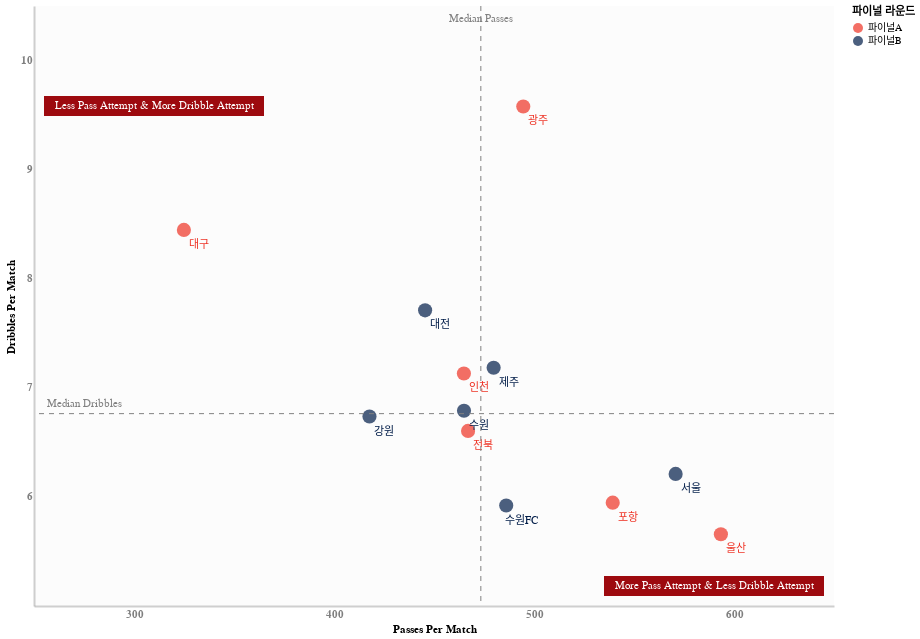

The code cell stored with this chart in its notebook:
### Code cell
base_chart = alt.Chart(temp_df2).transform_calculate(
    avg_pass = 'datum["패스 시도"]/38',
    avg_dri = 'datum["드리블 시도"]/38'
)


tot_chart = alt.layer(
    base_chart.mark_circle(size=200).encode(
        x=alt.X('avg_pass:Q').scale(domain=[250,650], bins=[300, 400, 500, 600]).title('Passes Per Match'),
        y=alt.Y('avg_dri:Q').scale(domain=[5,10.5], bins= [6,7,8,9,10]).axis(format = '0.0f').title('Dribbles Per Match'),
        color = alt.Color('split').scale(range=['#ee3224', '#001c48']).title('파이널 라운드')
    ),
    base_chart.mark_text(
        dx = 15, 
        dy = 15
    ).encode(
        x = alt.X('avg_pass:Q'),
        y = alt.Y('avg_dri:Q'),
        text= '구단',
        color = alt.Color('split').scale(range=['#ee3224', '#001c48'])
    ),
    base_chart.encode(x='med_pass:Q').mark_rule(
        stroke='gray',
        strokeDash=[5,5]
    ).transform_aggregate(
        med_pass = 'median(avg_pass)',
        med_dri = 'median(avg_dri)'
    ),
    base_chart.encode(y = 'med_dri:Q').mark_rule(
        stroke='gray',
        strokeDash=[5,5]
    ).transform_aggregate(
        med_pass = 'median(avg_pass)',
        med_dri = 'median(avg_dri)'
    ),
    base_chart.encode(
        x = 'med_pass:Q',
        y = alt.value(5),
        text = alt.value('Median Passes')
    ).mark_text(
        color='gray',
        dy = 8
    ).transform_aggregate(
        med_pass = 'median(avg_pass)',
    ),
    base_chart.encode(
        x = alt.value(50),
        y = 'med_dri:Q',
        text = alt.value('Median Dribbles')
    ).mark_text(
        dy = -10,
        color='gray'
    ).transform_aggregate(
        med_dri = 'median(avg_dri)'    
    ),
    alt.Chart().mark_rect(color = '#9D0A0F').encode(
        x = alt.value(10),
        x2 = alt.value(230),
        y = alt.value(110),
        y2 = alt.value(90),
        # color = 'red'
    ),
    alt.Chart().mark_text(color = 'white').encode(
        x = alt.value(120),
        y = alt.value(100),
        text = alt.value('Less Pass Attempt & More Dribble Attempt'),
    ),
    alt.Chart().mark_rect(color = '#9D0A0F').encode(
        x = alt.value(570),
        x2 = alt.value(790),
        y = alt.value(590),
        y2 = alt.value(570),
        # color = 'red'
    ),
    alt.Chart().mark_text(color = 'white').encode(
        x = alt.value(680),
        y = alt.value(580),
        text = alt.value('More Pass Attempt & Less Dribble Attempt'),
    )
)

tot_chart.properties(
    height = 600,
    width = 800,
    # title = alt.Title(text = 'Team Style Comparison', subtitle='2023 K League1')
).configure_axis(
    grid=False,
    ticks = False,
    domainWidth= 2,
    domainOpacity=0.4,
    labelFontSize=11,
    labelFont='Helvetica',
    labelFontStyle= 'bold',
    labelColor='gray'
).configure_view(
    stroke = None,
    fill = '#F6F6F6',
    opacity=0.3
)

### Figure 1 — Vega-Lite specification as saved in the notebook (floating-point values rounded to 4 significant figures)
{"config": {"view": {"continuousWidth": 300, "continuousHeight": 300, "fill": "#F6F6F6", "opacity": 0.3, "stroke": null}, "axis": {"domainOpacity": 0.4, "domainWidth": 2, "grid": false, "labelColor": "gray", "labelFont": "Helvetica", "labelFontSize": 11, "labelFontStyle": "bold", "ticks": false}}, "layer": [{"data": {"name": "data-742709b2e62bfb4c27b098a95fb52edb"}, "mark": {"type": "circle", "size": 200}, "encoding": {"color": {"field": "split", "scale": {"range": ["#ee3224", "#001c48"]}, "title": "파이널 라운드", "type": "nominal"}, "x": {"field": "avg_pass", "scale": {"domain": [250, 650], "bins": [300, 400, 500, 600]}, "title": "Passes Per Match", "type": "quantitative"}, "y": {"axis": {"format": "0.0f"}, "field": "avg_dri", "scale": {"domain": [5, 10.5], "bins": [6, 7, 8, 9, 10]}, "title": "Dribbles Per Match", "type": "quantitative"}}, "transform": [{"calculate": "datum[\"패스 시도\"]/38", "as": "avg_pass"}, {"calculate": "datum[\"드리블 시도\"]/38", "as": "avg_dri"}]}, {"data": {"name": "data-742709b2e62bfb4c27b098a95fb52edb"}, "mark": {"type": "text", "dx": 15, "dy": 15}, "encoding": {"color": {"field": "split", "scale": {"range": ["#ee3224", "#001c48"]}, "type": "nominal"}, "text": {"field": "구단", "type": "nominal"}, "x": {"field": "avg_pass", "type": "quantitative"}, "y": {"field": "avg_dri", "type": "quantitative"}}, "transform": [{"calculate": "datum[\"패스 시도\"]/38", "as": "avg_pass"}, {"calculate": "datum[\"드리블 시도\"]/38", "as": "avg_dri"}]}, {"data": {"name": "data-742709b2e62bfb4c27b098a95fb52edb"}, "mark": {"type": "rule", "stroke": "gray", "strokeDash": [5, 5]}, "encoding": {"x": {"field": "med_pass", "type": "quantitative"}}, "transform": [{"calculate": "datum[\"패스 시도\"]/38", "as": "avg_pass"}, {"calculate": "datum[\"드리블 시도\"]/38", "as": "avg_dri"}, {"aggregate": [{"op": "median", "field": "avg_pass", "as": "med_pass"}, {"op": "median", "field": "avg_dri", "as": "med_dri"}]}]}, {"data": {"name": "data-742709b2e62bfb4c27b098a95fb52edb"}, "mark": {"type": "rule", "stroke": "gray", "strokeDash": [5, 5]}, "encoding": {"y": {"field": "med_dri", "type": "quantitative"}}, "transform": [{"calculate": "datum[\"패스 시도\"]/38", "as": "avg_pass"}, {"calculate": "datum[\"드리블 시도\"]/38", "as": "avg_dri"}, {"aggregate": [{"op": "median", "field": "avg_pass", "as": "med_pass"}, {"op": "median", "field": "avg_dri", "as": "med_dri"}]}]}, {"data": {"name": "data-742709b2e62bfb4c27b098a95fb52edb"}, "mark": {"type": "text", "color": "gray", "dy": 8}, "encoding": {"text": {"value": "Median Passes"}, "x": {"field": "med_pass", "type": "quantitative"}, "y": {"value": 5}}, "transform": [{"calculate": "datum[\"패스 시도\"]/38", "as": "avg_pass"}, {"calculate": "datum[\"드리블 시도\"]/38", "as": "avg_dri"}, {"aggregate": [{"op": "median", "field": "avg_pass", "as": "med_pass"}]}]}, {"data": {"name": "data-742709b2e62bfb4c27b098a95fb52edb"}, "mark": {"type": "text", "color": "gray", "dy": -10}, "encoding": {"text": {"value": "Median Dribbles"}, "x": {"value": 50}, "y": {"field": "med_dri", "type": "quantitative"}}, "transform": [{"calculate": "datum[\"패스 시도\"]/38", "as": "avg_pass"}, {"calculate": "datum[\"드리블 시도\"]/38", "as": "avg_dri"}, {"aggregate": [{"op": "median", "field": "avg_dri", "as": "med_dri"}]}]}, {"data": {"name": "empty"}, "mark": {"type": "rect", "color": "#9D0A0F"}, "encoding": {"x": {"value": 10}, "x2": {"value": 230}, "y": {"value": 110}, "y2": {"value": 90}}}, {"data": {"name": "empty"}, "mark": {"type": "text", "color": "white"}, "encoding": {"text": {"value": "Less Pass Attempt & More Dribble Attempt"}, "x": {"value": 120}, "y": {"value": 100}}}, {"data": {"name": "empty"}, "mark": {"type": "rect", "color": "#9D0A0F"}, "encoding": {"x": {"value": 570}, "x2": {"value": 790}, "y": {"value": 590}, "y2": {"value": 570}}}, {"data": {"name": "empty"}, "mark": {"type": "text", "color": "white"}, "encoding": {"text": {"value": "More Pass Attempt & Less Dribble Attempt"}, "x": {"value": 680}, "y": {"value": 580}}}], "height": 600, "width": 800, "$schema": "https://vega.github.io/schema/vega-lite/v5.20.1.json", "datasets": {"data-742709b2e62bfb4c27b098a95fb52edb": [{"년도": 2023, "구단": "울산", "득점": 63, "도움": 40, "슈팅": 466, "유효 슈팅": 197, "블락된슈팅": 67, "벗어난슈팅": 202, "PA내 슈팅": 301, "PA외 슈팅": 165, "프리킥 슈팅": 8, "프리킥 유효슈팅": 5, "프리킥 크로스 시도": 45, "프리킥 크로스 성공": 12, "프리킥 크로스 성공%": 642, "오프사이드": 70, "코너킥": 217, "스로인": 742, "드리블 시도": 215, "드리블 성공": 74, "드리블 성공%": 34, "패스 시도": 22551, "패스 성공": 19800, "패스 성공%": 88, "키패스": 283, "전방패스 시도": 8589, "전방패스 성공": 6459, "전방패스 성공%": 75, "후방패스 시도": 5314, "후방패스 성공": 5150, "후방패스 성공%": 97, "횡패스 시도": 8648, "횡패스 성공": 8191, "횡패스 성공%": 95, "공격진영 패스 시도": 5088, "공격진영 패스 성공": 4290, "공격진영 패스 성공%": 84, "수비진영 패스 시도": 4899, "수비진영 패스 성공": 4216, "수비진영 패스 성공%": 86, "중앙진영 패스 시도": 12564, "중앙진영 패스 성공": 11294, "중앙진영 패스 성공%": 90, "롱패스 시도": 2110, "롱패스 성공": 1334, "롱패스 성공%": 63, "중거리패스 시도": 7766, "중거리패스 성공": 7054, "중거리패스 성공%": 91, "단거리패스 시도": 12675, "단거리패스 성공": 11412, "단거리패스 성공%": 90, "크로스 시도": 867, "크로스 성공": 189, "크로스 성공%": 22, "탈압박": 122, "경합 지상 시도": 501, "경합 지상 성공": 254, "경합 지상 성공%": 51, "경합 공중 시도": 1583, "경합 공중 성공": 804, "경합 공중 성공%": 51, "태클 시도": 861, "태클 성공": 281, "태클 성공%": 33, "클리어링": 1166, "인터셉트": 1177, "차단": 659, "획득": 2123, "블락": 646, "볼미스": 246, "파울": 374, "피파울": 377, "경고": 74, "퇴장": 0, "split": "파이널A"}, {"년도": 2023, "구단": "수원", "득점": 35, "도움": 22, "슈팅": 410, "유효 슈팅": 130, "블락된슈팅": 99, "벗어난슈팅": 181, "PA내 슈팅": 239, "PA외 슈팅": 171, "프리킥 슈팅": 18, "프리킥 유효슈팅": 10, "프리킥 크로스 시도": 45, "프리킥 크로스 성공": 16, "프리킥 크로스 성공%": 832, "오프사이드": 47, "코너킥": 143, "스로인": 780, "드리블 시도": 258, "드리블 성공": 98, "드리블 성공%": 38, "패스 시도": 17670, "패스 성공": 14697, "패스 성공%": 83, "키패스": 229, "전방패스 시도": 7372, "전방패스 성공": 5010, "전방패스 성공%": 68, "후방패스 시도": 3756, "후방패스 성공": 3615, "후방패스 성공%": 96, "횡패스 시도": 6542, "횡패스 성공": 6072, "횡패스 성공%": 93, "공격진영 패스 시도": 2836, "공격진영 패스 성공": 2194, "공격진영 패스 성공%": 77, "수비진영 패스 시도": 4887, "수비진영 패스 성공": 3963, "수비진영 패스 성공%": 81, "중앙진영 패스 시도": 9947, "중앙진영 패스 성공": 8540, "중앙진영 패스 성공%": 86, "롱패스 시도": 2161, "롱패스 성공": 1163, "롱패스 성공%": 54, "중거리패스 시도": 5944, "중거리패스 성공": 5216, "중거리패스 성공%": 88, "단거리패스 시도": 9565, "단거리패스 성공": 8318, "단거리패스 성공%": 87, "크로스 시도": 665, "크로스 성공": 133, "크로스 성공%": 20, "탈압박": 109, "경합 지상 시도": 506, "경합 지상 성공": 263, "경합 지상 성공%": 52, "경합 공중 시도": 1873, "경합 공중 성공": 911, "경합 공중 성공%": 49, "태클 시도": 867, "태클 성공": 278, "태클 성공%": 32, "클리어링": 1475, "인터셉트": 1097, "차단": 696, "획득": 2119, "블락": 651, "볼미스": 271, "파울": 398, "피파울": 420, "경고": 76, "퇴장": 2, "split": "파이널B"}, {"년도": 2023, "구단": "포항", "득점": 53, "도움": 36, "슈팅": 460, "유효 슈팅": 173, "블락된슈팅": 102, "벗어난슈팅": 185, "PA내 슈팅": 258, "PA외 슈팅": 202, "프리킥 슈팅": 9, "프리킥 유효슈팅": 2, "프리킥 크로스 시도": 64, "프리킥 크로스 성공": 21, "프리킥 크로스 성공%": 925, "오프사이드": 52, "코너킥": 142, "스로인": 767, "드리블 시도": 226, "드리블 성공": 77, "드리블 성공%": 34, "패스 시도": 20496, "패스 성공": 17648, "패스 성공%": 86, "키패스": 285, "전방패스 시도": 7923, "전방패스 성공": 5638, "전방패스 성공%": 71, "후방패스 시도": 4505, "후방패스 성공": 4377, "후방패스 성공%": 97, "횡패스 시도": 8068, "횡패스 성공": 7633, "횡패스 성공%": 95, "공격진영 패스 시도": 3242, "공격진영 패스 성공": 2601, "공격진영 패스 성공%": 80, "수비진영 패스 시도": 5475, "수비진영 패스 성공": 4582, "수비진영 패스 성공%": 84, "중앙진영 패스 시도": 11779, "중앙진영 패스 성공": 10465, "중앙진영 패스 성공%": 89, "롱패스 시도": 2437, "롱패스 성공": 1531, "롱패스 성공%": 63, "중거리패스 시도": 7743, "중거리패스 성공": 6980, "중거리패스 성공%": 90, "단거리패스 시도": 10316, "단거리패스 성공": 9137, "단거리패스 성공%": 89, "크로스 시도": 807, "크로스 성공": 197, "크로스 성공%": 24, "탈압박": 91, "경합 지상 시도": 549, "경합 지상 성공": 284, "경합 지상 성공%": 52, "경합 공중 시도": 1532, "경합 공중 성공": 764, "경합 공중 성공%": 50, "태클 시도": 870, "태클 성공": 278, "태클 성공%": 32, "클리어링": 1217, "인터셉트": 1222, "차단": 720, "획득": 2064, "블락": 737, "볼미스": 260, "파울": 387, "피파울": 430, "경고": 61, "퇴장": 3, "split": "파이널A"}, {"년도": 2023, "구단": "제주", "득점": 43, "도움": 23, "슈팅": 442, "유효 슈팅": 172, "블락된슈팅": 82, "벗어난슈팅": 188, "PA내 슈팅": 274, "PA외 슈팅": 168, "프리킥 슈팅": 17, "프리킥 유효슈팅": 2, "프리킥 크로스 시도": 69, "프리킥 크로스 성공": 24, "프리킥 크로스 성공%": 1100, "오프사이드": 76, "코너킥": 187, "스로인": 774, "드리블 시도": 273, "드리블 성공": 98, "드리블 성공%": 36, "패스 시도": 18233, "패스 성공": 15316, "패스 성공%": 84, "키패스": 243, "전방패스 시도": 7454, "전방패스 성공": 5112, "전방패스 성공%": 69, "후방패스 시도": 4022, "후방패스 성공": 3885, "후방패스 성공%": 97, "횡패스 시도": 6757, "횡패스 성공": 6319, "횡패스 성공%": 94, "공격진영 패스 시도": 3324, "공격진영 패스 성공": 2651, "공격진영 패스 성공%": 80, "수비진영 패스 시도": 4341, "수비진영 패스 성공": 3521, "수비진영 패스 성공%": 81, "중앙진영 패스 시도": 10568, "중앙진영 패스 성공": 9144, "중앙진영 패스 성공%": 87, "롱패스 시도": 2284, "롱패스 성공": 1288, "롱패스 성공%": 56, "중거리패스 시도": 6019, "중거리패스 성공": 5285, "중거리패스 성공%": 88, "단거리패스 시도": 9930, "단거리패스 성공": 8743, "단거리패스 성공%": 88, "크로스 시도": 857, "크로스 성공": 202, "크로스 성공%": 24, "탈압박": 148, "경합 지상 시도": 444, "경합 지상 성공": 213, "경합 지상 성공%": 48, "경합 공중 시도": 1742, "경합 공중 성공": 917, "경합 공중 성공%": 53, "태클 시도": 840, "태클 성공": 301, "태클 성공%": 36, "클리어링": 1309, "인터셉트": 1258, "차단": 654, "획득": 2152, "블락": 628, "볼미스": 289, "파울": 393, "피파울": 424, "경고": 73, "퇴장": 0, "split": "파이널B"}, {"년도": 2023, "구단": "전북", "득점": 45, "도움": 24, "슈팅": 449, "유효 슈팅": 153, "블락된슈팅": 89, "벗어난슈팅": 207, "PA내 슈팅": 278, "PA외 슈팅": 171, "프리킥 슈팅": 11, "프리킥 유효슈팅": 6, "프리킥 크로스 시도": 51, "프리킥 크로스 성공": 12, "프리킥 크로스 성공%": 683, "오프사이드": 52, "코너킥": 166, "스로인": 798, "드리블 시도": 251, "드리블 성공": 91, "드리블 성공%": 36, "패스 시도": 17747, "패스 성공": 14832, "패스 성공%": 84, "키패스": 261, "전방패스 시도": 7632, "전방패스 성공": 5321, "전방패스 성공%": 70, "후방패스 시도": 3563, "후방패스 성공": 3440, "후방패스 성공%": 97, "횡패스 시도": 6552, "횡패스 성공": 6071, "횡패스 성공%": 93, "공격진영 패스 시도": 3355, "공격진영 패스 성공": 2590, "공격진영 패스 성공%": 77, "수비진영 패스 시도": 4388, "수비진영 패스 성공": 3631, "수비진영 패스 성공%": 83, "중앙진영 패스 시도": 10004, "중앙진영 패스 성공": 8611, "중앙진영 패스 성공%": 86, "롱패스 시도": 2015, "롱패스 성공": 1111, "롱패스 성공%": 55, "중거리패스 시도": 6328, "중거리패스 성공": 5524, "중거리패스 성공%": 87, "단거리패스 시도": 9404, "단거리패스 성공": 8197, "단거리패스 성공%": 87, "크로스 시도": 791, "크로스 성공": 187, "크로스 성공%": 24, "탈압박": 102, "경합 지상 시도": 556, "경합 지상 성공": 279, "경합 지상 성공%": 50, "경합 공중 시도": 1952, "경합 공중 성공": 1021, "경합 공중 성공%": 52, "태클 시도": 864, "태클 성공": 281, "태클 성공%": 33, "클리어링": 1484, "인터셉트": 1135, "차단": 640, "획득": 2159, "블락": 719, "볼미스": 271, "파울": 451, "피파울": 355, "경고": 68, "퇴장": 1, "split": "파이널A"}, {"년도": 2023, "구단": "서울", "득점": 63, "도움": 28, "슈팅": 491, "유효 슈팅": 176, "블락된슈팅": 94, "벗어난슈팅": 221, "PA내 슈팅": 275, "PA외 슈팅": 216, "프리킥 슈팅": 13, "프리킥 유효슈팅": 9, "프리킥 크로스 시도": 59, "프리킥 크로스 성공": 21, "프리킥 크로스 성공%": 1292, "오프사이드": 51, "코너킥": 182, "스로인": 869, "드리블 시도": 236, "드리블 성공": 87, "드리블 성공%": 37, "패스 시도": 21691, "패스 성공": 18975, "패스 성공%": 88, "키패스": 288, "전방패스 시도": 8654, "전방패스 성공": 6522, "전방패스 성공%": 75, "후방패스 시도": 5016, "후방패스 성공": 4869, "후방패스 성공%": 97, "횡패스 시도": 8021, "횡패스 성공": 7584, "횡패스 성공%": 95, "공격진영 패스 시도": 3828, "공격진영 패스 성공": 3164, "공격진영 패스 성공%": 83, "수비진영 패스 시도": 5651, "수비진영 패스 성공": 4847, "수비진영 패스 성공%": 86, "중앙진영 패스 시도": 12212, "중앙진영 패스 성공": 10964, "중앙진영 패스 성공%": 90, "롱패스 시도": 2024, "롱패스 성공": 1215, "롱패스 성공%": 60, "중거리패스 시도": 8238, "중거리패스 성공": 7492, "중거리패스 성공%": 91, "단거리패스 시도": 11429, "단거리패스 성공": 10268, "단거리패스 성공%": 90, "크로스 시도": 908, "크로스 성공": 214, "크로스 성공%": 24, "탈압박": 90, "경합 지상 시도": 464, "경합 지상 성공": 266, "경합 지상 성공%": 57, "경합 공중 시도": 1573, "경합 공중 성공": 776, "경합 공중 성공%": 49, "태클 시도": 761, "태클 성공": 252, "태클 성공%": 33, "클리어링": 1318, "인터셉트": 1099, "차단": 673, "획득": 2053, "블락": 769, "볼미스": 250, "파울": 368, "피파울": 344, "경고": 66, "퇴장": 1, "split": "파이널B"}, {"년도": 2023, "구단": "대전", "득점": 56, "도움": 41, "슈팅": 392, "유효 슈팅": 146, "블락된슈팅": 84, "벗어난슈팅": 162, "PA내 슈팅": 217, "PA외 슈팅": 175, "프리킥 슈팅": 15, "프리킥 유효슈팅": 2, "프리킥 크로스 시도": 67, "프리킥 크로스 성공": 21, "프리킥 크로스 성공%": 1019, "오프사이드": 48, "코너킥": 161, "스로인": 786, "드리블 시도": 293, "드리블 성공": 100, "드리블 성공%": 34, "패스 시도": 16931, "패스 성공": 13741, "패스 성공%": 81, "키패스": 240, "전방패스 시도": 7428, "전방패스 성공": 4804, "전방패스 성공%": 65, "후방패스 시도": 3753, "후방패스 성공": 3612, "후방패스 성공%": 96, "횡패스 시도": 5750, "횡패스 성공": 5325, "횡패스 성공%": 93, "공격진영 패스 시도": 3221, "공격진영 패스 성공": 2552, "공격진영 패스 성공%": 79, "수비진영 패스 시도": 4188, "수비진영 패스 성공": 3146, "수비진영 패스 성공%": 75, "중앙진영 패스 시도": 9522, "중앙진영 패스 성공": 8043, "중앙진영 패스 성공%": 85, "롱패스 시도": 2397, "롱패스 성공": 1212, "롱패스 성공%": 51, "중거리패스 시도": 5540, "중거리패스 성공": 4794, "중거리패스 성공%": 87, "단거리패스 시도": 8994, "단거리패스 성공": 7735, "단거리패스 성공%": 86, "크로스 시도": 811, "크로스 성공": 175, "크로스 성공%": 22, "탈압박": 97, "경합 지상 시도": 465, "경합 지상 성공": 209, "경합 지상 성공%": 45, "경합 공중 시도": 2047, "경합 공중 성공": 1014, "경합 공중 성공%": 50, "태클 시도": 960, "태클 성공": 331, "태클 성공%": 35, "클리어링": 1521, "인터셉트": 1246, "차단": 719, "획득": 2302, "블락": 736, "볼미스": 286, "파울": 443, "피파울": 387, "경고": 73, "퇴장": 1, "split": "파이널B"}, {"년도": 2023, "구단": "대구", "득점": 42, "도움": 30, "슈팅": 424, "유효 슈팅": 147, "블락된슈팅": 92, "벗어난슈팅": 185, "PA내 슈팅": 260, "PA외 슈팅": 164, "프리킥 슈팅": 13, "프리킥 유효슈팅": 3, "프리킥 크로스 시도": 64, "프리킥 크로스 성공": 18, "프리킥 크로스 성공%": 687, "오프사이드": 48, "코너킥": 153, "스로인": 731, "드리블 시도": 321, "드리블 성공": 92, "드리블 성공%": 29, "패스 시도": 12348, "패스 성공": 9665, "패스 성공%": 78, "키패스": 269, "전방패스 시도": 6162, "전방패스 성공": 3968, "전방패스 성공%": 64, "후방패스 시도": 2259, "후방패스 성공": 2157, "후방패스 성공%": 96, "횡패스 시도": 3927, "횡패스 성공": 3540, "횡패스 성공%": 90, "공격진영 패스 시도": 2282, "공격진영 패스 성공": 1803, "공격진영 패스 성공%": 79, "수비진영 패스 시도": 3735, "수비진영 패스 성공": 2712, "수비진영 패스 성공%": 73, "중앙진영 패스 시도": 6331, "중앙진영 패스 성공": 5150, "중앙진영 패스 성공%": 81, "롱패스 시도": 1953, "롱패스 성공": 1037, "롱패스 성공%": 53, "중거리패스 시도": 3979, "중거리패스 성공": 3314, "중거리패스 성공%": 83, "단거리패스 시도": 6416, "단거리패스 성공": 5314, "단거리패스 성공%": 83, "크로스 시도": 708, "크로스 성공": 182, "크로스 성공%": 26, "탈압박": 72, "경합 지상 시도": 578, "경합 지상 성공": 286, "경합 지상 성공%": 50, "경합 공중 시도": 1759, "경합 공중 성공": 894, "경합 공중 성공%": 51, "태클 시도": 990, "태클 성공": 307, "태클 성공%": 31, "클리어링": 1429, "인터셉트": 1057, "차단": 715, "획득": 2030, "블락": 754, "볼미스": 264, "파울": 444, "피파울": 397, "경고": 81, "퇴장": 2, "split": "파이널A"}, {"년도": 2023, "구단": "인천", "득점": 46, "도움": 34, "슈팅": 425, "유효 슈팅": 146, "블락된슈팅": 79, "벗어난슈팅": 200, "PA내 슈팅": 250, "PA외 슈팅": 175, "프리킥 슈팅": 12, "프리킥 유효슈팅": 2, "프리킥 크로스 시도": 39, "프리킥 크로스 성공": 5, "프리킥 크로스 성공%": 300, "오프사이드": 46, "코너킥": 192, "스로인": 784, "드리블 시도": 271, "드리블 성공": 103, "드리블 성공%": 38, "패스 시도": 17668, "패스 성공": 14615, "패스 성공%": 83, "키패스": 244, "전방패스 시도": 7495, "전방패스 성공": 5015, "전방패스 성공%": 67, "후방패스 시도": 3988, "후방패스 성공": 3843, "후방패스 성공%": 96, "횡패스 시도": 6185, "횡패스 성공": 5757, "횡패스 성공%": 93, "공격진영 패스 시도": 3125, "공격진영 패스 성공": 2554, "공격진영 패스 성공%": 82, "수비진영 패스 시도": 4753, "수비진영 패스 성공": 3663, "수비진영 패스 성공%": 77, "중앙진영 패스 시도": 9790, "중앙진영 패스 성공": 8398, "중앙진영 패스 성공%": 86, "롱패스 시도": 2191, "롱패스 성공": 1087, "롱패스 성공%": 50, "중거리패스 시도": 5801, "중거리패스 성공": 5050, "중거리패스 성공%": 87, "단거리패스 시도": 9676, "단거리패스 성공": 8478, "단거리패스 성공%": 88, "크로스 시도": 717, "크로스 성공": 154, "크로스 성공%": 22, "탈압박": 113, "경합 지상 시도": 524, "경합 지상 성공": 271, "경합 지상 성공%": 52, "경합 공중 시도": 1669, "경합 공중 성공": 849, "경합 공중 성공%": 51, "태클 시도": 789, "태클 성공": 269, "태클 성공%": 34, "클리어링": 1455, "인터셉트": 1225, "차단": 699, "획득": 2199, "블락": 748, "볼미스": 299, "파울": 393, "피파울": 345, "경고": 66, "퇴장": 2, "split": "파이널A"}, {"년도": 2023, "구단": "강원", "득점": 30, "도움": 17, "슈팅": 383, "유효 슈팅": 113, "블락된슈팅": 77, "벗어난슈팅": 193, "PA내 슈팅": 219, "PA외 슈팅": 164, "프리킥 슈팅": 13, "프리킥 유효슈팅": 3, "프리킥 크로스 시도": 54, "프리킥 크로스 성공": 10, "프리킥 크로스 성공%": 608, "오프사이드": 47, "코너킥": 165, "스로인": 775, "드리블 시도": 256, "드리블 성공": 81, "드리블 성공%": 32, "패스 시도": 15874, "패스 성공": 12758, "패스 성공%": 80, "키패스": 218, "전방패스 시도": 7199, "전방패스 성공": 4667, "전방패스 성공%": 65, "후방패스 시도": 3347, "후방패스 성공": 3202, "후방패스 성공%": 96, "횡패스 시도": 5328, "횡패스 성공": 4889, "횡패스 성공%": 92, "공격진영 패스 시도": 2775, "공격진영 패스 성공": 2140, "공격진영 패스 성공%": 77, "수비진영 패스 시도": 4315, "수비진영 패스 성공": 3202, "수비진영 패스 성공%": 74, "중앙진영 패스 시도": 8784, "중앙진영 패스 성공": 7416, "중앙진영 패스 성공%": 84, "롱패스 시도": 2232, "롱패스 성공": 1117, "롱패스 성공%": 50, "중거리패스 시도": 5814, "중거리패스 성공": 4998, "중거리패스 성공%": 86, "단거리패스 시도": 7828, "단거리패스 성공": 6643, "단거리패스 성공%": 85, "크로스 시도": 778, "크로스 성공": 159, "크로스 성공%": 20, "탈압박": 63, "경합 지상 시도": 478, "경합 지상 성공": 229, "경합 지상 성공%": 48, "경합 공중 시도": 1986, "경합 공중 성공": 915, "경합 공중 성공%": 46, "태클 시도": 968, "태클 성공": 290, "태클 성공%": 30, "클리어링": 1608, "인터셉트": 1137, "차단": 784, "획득": 2243, "블락": 797, "볼미스": 261, "파울": 432, "피파울": 380, "경고": 60, "퇴장": 0, "split": "파이널B"}, {"년도": 2023, "구단": "광주", "득점": 47, "도움": 32, "슈팅": 465, "유효 슈팅": 172, "블락된슈팅": 96, "벗어난슈팅": 197, "PA내 슈팅": 230, "PA외 슈팅": 235, "프리킥 슈팅": 19, "프리킥 유효슈팅": 8, "프리킥 크로스 시도": 53, "프리킥 크로스 성공": 16, "프리킥 크로스 성공%": 925, "오프사이드": 40, "코너킥": 181, "스로인": 712, "드리블 시도": 364, "드리블 성공": 130, "드리블 성공%": 36, "패스 시도": 18796, "패스 성공": 16482, "패스 성공%": 88, "키패스": 241, "전방패스 시도": 7216, "전방패스 성공": 5473, "전방패스 성공%": 76, "후방패스 시도": 4157, "후방패스 성공": 4007, "후방패스 성공%": 96, "횡패스 시도": 7423, "횡패스 성공": 7002, "횡패스 성공%": 94, "공격진영 패스 시도": 3726, "공격진영 패스 성공": 3119, "공격진영 패스 성공%": 84, "수비진영 패스 시도": 4489, "수비진영 패스 성공": 3815, "수비진영 패스 성공%": 85, "중앙진영 패스 시도": 10581, "중앙진영 패스 성공": 9548, "중앙진영 패스 성공%": 90, "롱패스 시도": 1794, "롱패스 성공": 1155, "롱패스 성공%": 64, "중거리패스 시도": 7051, "중거리패스 성공": 6428, "중거리패스 성공%": 91, "단거리패스 시도": 9951, "단거리패스 성공": 8899, "단거리패스 성공%": 89, "크로스 시도": 733, "크로스 성공": 160, "크로스 성공%": 22, "탈압박": 123, "경합 지상 시도": 460, "경합 지상 성공": 229, "경합 지상 성공%": 50, "경합 공중 시도": 1466, "경합 공중 성공": 699, "경합 공중 성공%": 48, "태클 시도": 863, "태클 성공": 270, "태클 성공%": 31, "클리어링": 1243, "인터셉트": 1097, "차단": 612, "획득": 1917, "블락": 721, "볼미스": 281, "파울": 423, "피파울": 446, "경고": 80, "퇴장": 0, "split": "파이널A"}, {"년도": 2023, "구단": "수원FC", "득점": 44, "도움": 32, "슈팅": 460, "유효 슈팅": 151, "블락된슈팅": 94, "벗어난슈팅": 215, "PA내 슈팅": 243, "PA외 슈팅": 217, "프리킥 슈팅": 13, "프리킥 유효슈팅": 4, "프리킥 크로스 시도": 54, "프리킥 크로스 성공": 14, "프리킥 크로스 성공%": 573, "오프사이드": 41, "코너킥": 136, "스로인": 649, "드리블 시도": 225, "드리블 성공": 78, "드리블 성공%": 35, "패스 시도": 18472, "패스 성공": 15617, "패스 성공%": 85, "키패스": 289, "전방패스 시도": 7856, "전방패스 성공": 5577, "전방패스 성공%": 71, "후방패스 시도": 4078, "후방패스 성공": 3928, "후방패스 성공%": 96, "횡패스 시도": 6538, "횡패스 성공": 6112, "횡패스 성공%": 94, "공격진영 패스 시도": 3038, "공격진영 패스 성공": 2423, "공격진영 패스 성공%": 80, "수비진영 패스 시도": 5207, "수비진영 패스 성공": 4223, "수비진영 패스 성공%": 81, "중앙진영 패스 시도": 10227, "중앙진영 패스 성공": 8971, "중앙진영 패스 성공%": 88, "롱패스 시도": 2592, "롱패스 성공": 1562, "롱패스 성공%": 60, "중거리패스 시도": 6690, "중거리패스 성공": 5964, "중거리패스 성공%": 89, "단거리패스 시도": 9190, "단거리패스 성공": 8091, "단거리패스 성공%": 88, "크로스 시도": 750, "크로스 성공": 202, "크로스 성공%": 27, "탈압박": 89, "경합 지상 시도": 463, "경합 지상 성공": 211, "경합 지상 성공%": 46, "경합 공중 시도": 1778, "경합 공중 성공": 916, "경합 공중 성공%": 52, "태클 시도": 929, "태클 성공": 264, "태클 성공%": 28, "클리어링": 1344, "인터셉트": 1158, "차단": 675, "획득": 2059, "블락": 661, "볼미스": 264, "파울": 386, "피파울": 401, "경고": 63, "퇴장": 3, "split": "파이널B"}], "empty": [{}]}}
